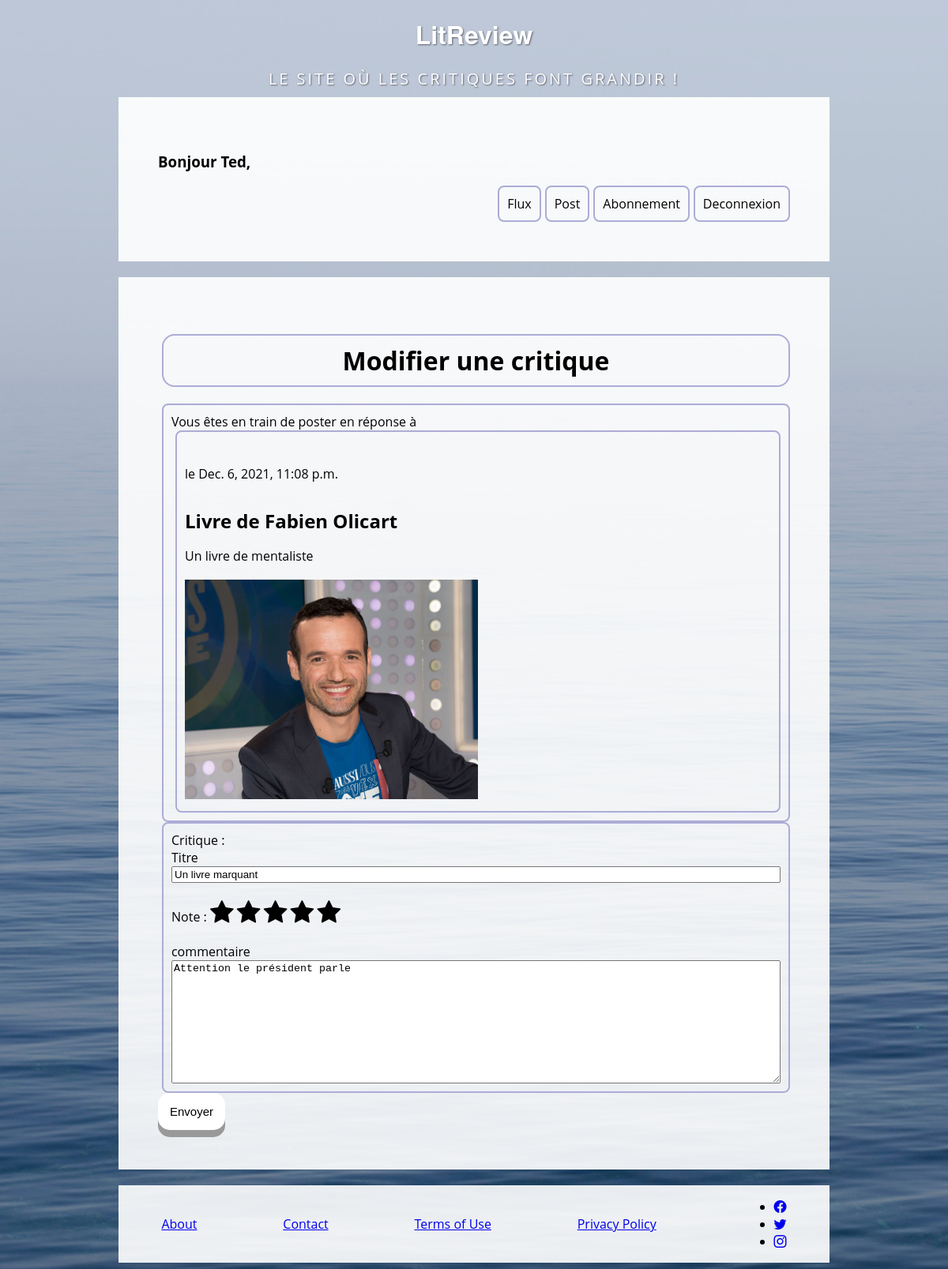
Screenshot of /review/update/1/post/1 (signed in) with the database file from the repository.
### core/models.py (models this page shows)
class User(AbstractUser):
    pass

class Ticket(models.Model):
    ticket = models.CharField(max_length=128)
    description = models.TextField(max_length=2048, blank=True)
    user = models.ForeignKey(
                            to=User,
                            on_delete=models.CASCADE)
    image = models.ImageField(upload_to='images/', blank=True)
    time_created = models.DateTimeField(auto_now_add=True)

### review/models.py (models this page shows)
class Review(models.Model):
    ticket = models.ForeignKey(to=Ticket, on_delete=models.CASCADE)
    rating = models.PositiveSmallIntegerField(
        validators=[MinValueValidator(0), MaxValueValidator(5)])
    user = models.ForeignKey(
        to=User, on_delete=models.CASCADE)
    headline = models.CharField(max_length=128)
    body = models.TextField(max_length=8192, blank=True)
    time_created = models.DateTimeField(auto_now_add=True)

### review/views.py (the view, shortened to what this page needs)
# urls.py: path('update/<int:id_review>/post/<int:id_post>', views.update_review, name="update_review"),
def update_review(request, id_review, id_post):
    review_toUpdate = Review.objects.get(id=id_review)
    post_reviewed = Ticket.objects.get(id=id_post)
    if request.method == "GET":
        review_form = NewReviewForm(instance=review_toUpdate)
        return render(
                request=request,
                template_name="update_review.html",
                context={
                    "id_post": post_reviewed.id,
                    "id_review": review_toUpdate.id,
                    "review_form": review_form,
                    "ticket_form": post_reviewed
                    }
            )

### review/forms.py (shortened to what this page needs)
class NewReviewForm(ModelForm):
    class Meta:
        model = Review
        fields = [
            "headline",
            "body",
            "rating",
            ]

### review/templates/update_review.html (shortened to what this page needs)
{% extends 'core/base.html' %} {% block menu%} {%include 'core/menu.html'%} {% endblock%} {% block content %}
<H1>Modifier une critique</H1>
<div class=" form-group" style="flex-direction: column; ">
    <label>Vous êtes en train de poster en réponse à </label>
    <div class=" form-group" style="flex-direction: column; ">
        <p style="font-style: italic;">
            <div style="float: right;">le {{ticket_form.time_created}} </div>
        </p>
        <div style="font-weight: bold; font-size: x-large;">
            {{ticket_form.ticket}}
        </div>
        <p>
            {{ticket_form.description}}
        </p>
        <div>
            <img src="/media/{{ticket_form.image}}" class="img-responsive" style="width: 50%; height:80%;" />
        </div>
    </div>
</div>
<form action="{% url 'review:update_review' id_review id_post %}" method="post">
    <div class=" form-group " style="flex-direction: column;">
        <label>Critique : </label>
        <label for="titre " class="control-label "> Titre</label> {{ review_form.headline }}
        <br>
        <label for="note " class="control-label ">Note :
        <span class="fa fa-star fa-2x " id="first"></span>
        <span class="fa fa-star fa-2x " id="second"></span>
        <span class="fa fa-star fa-2x " id="third"></span>
        <span class="fa fa-star fa-2x" id="fourth"></span>
        <span class="fa fa-star fa-2x" id="fifth"></span>
        </label>
        <br>
        <label for="commentaire" class="control-label ">commentaire  </label> {{ review_form.body}}
    </div>
    <button type="submit " class="style-button ">Envoyer</button>
</form>
{% endblock%}

### core/templates/core/menu.html
<div class="container">
    <div class="row">
        <div class="box">
            <H3>Bonjour {{request.user}}, </H3>
            <div id="menu" style="display: flex;
            flex-direction: row;
            justify-content: right;">
                <div id="flux" class="item-menu">
                    <a href="/home"> Flux </a>
                </div>
                <div id="post" class="item-menu">
                    <a href="/posts"> Post</a>
                </div>
                <div id="userfollows" class="item-menu">
                    <a href="/userfollows/ ">Abonnement</a>
                </div>
                <div id="deconnexion " class="item-menu">
                    <a href="/logout"> Deconnexion </a>
                </div>
            </div>
        </div>
    </div>

### core/static/core/css/monstyle.css (style rules this page uses)
body { font-family: "Open Sans", "Helvetica Neue", Helvetica, Arial, sans-serif; background: url('/static/core/assets/img/bg-masthead.jpg') no-repeat center center fixed; -webkit-background-size: cover; -moz-background-size: cover; background-size: cover; -o-background-size: cover; margin-left: 150px; margin-right: 150px; margin-top: 10px; }
p { font-size: 1em; line-height: 1.6; color: #000; }
.box { margin-bottom: 20px; padding: 50px 50px; background: #fff; background: rgba(255, 255, 255, 0.9); }
.style-button { display: inline-block; padding: 15px; font-size: 15px; cursor: pointer; text-align: center; text-decoration: none; outline: none; color: black; background-color: white; border: none; border-radius: 15px; box-shadow: 0 9px #999; margin-left: auto; margin-right: auto; }
.form-group, h1 { display: flex; justify-content: space-around; align-items: left; border: 2px solid rgb(172, 172, 214); border-radius: .5em; padding: 10px; margin-left: 5px; }
.item-menu { border: 2px solid rgb(172, 172, 214); border-radius: .5em; padding: 10px; margin-left: 5px; }
.item-menu>a { text-decoration: none; color: black; }

### rows the page displays
User: user "Ted"
Ticket: time_created "Dec. 6, 2021, 11:08 p.m.", ticket "Livre de Fabien Olicart", description "Un livre de mentaliste", image (picture)
Review: headline "Un livre marquant", body "Attention le président parle"
